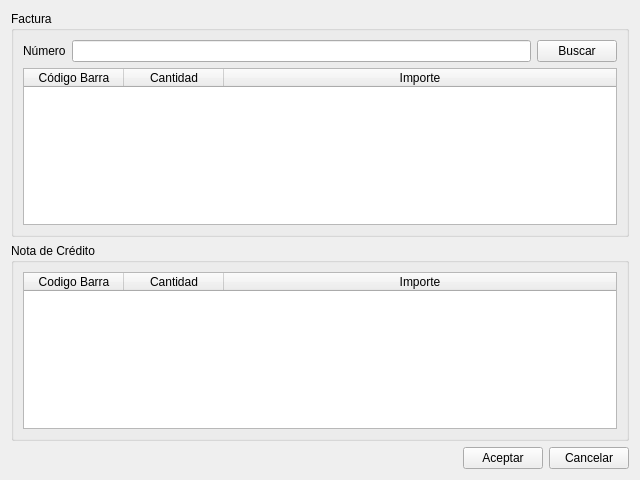
<?xml version="1.0" encoding="UTF-8"?>
<ui version="4.0">
 <class>vtnDevolucionDeCliente</class>
 <widget class="QWidget" name="vtnDevolucionDeCliente">
  <property name="geometry">
   <rect>
    <x>0</x>
    <y>0</y>
    <width>640</width>
    <height>480</height>
   </rect>
  </property>
  <property name="windowTitle">
   <string>Devolución de Cliente</string>
  </property>
  <layout class="QFormLayout" name="formLayout">
   <property name="fieldGrowthPolicy">
    <enum>QFormLayout::AllNonFixedFieldsGrow</enum>
   </property>
   <item row="0" column="0" colspan="2">
    <widget class="QGroupBox" name="gbFactura">
     <property name="title">
      <string>Factura</string>
     </property>
     <layout class="QFormLayout" name="formLayout_3">
      <item row="0" column="0" colspan="2">
       <layout class="QGridLayout" name="gridLayout_2">
        <item row="0" column="1">
         <widget class="QLineEdit" name="lineNumero">
          <property name="statusTip">
           <string>Ingrese número de factura</string>
          </property>
          <property name="accessibleDescription">
           <string>fnroremito</string>
          </property>
         </widget>
        </item>
        <item row="0" column="2">
         <widget class="QPushButton" name="btnBuscar">
          <property name="focusPolicy">
           <enum>Qt::TabFocus</enum>
          </property>
          <property name="text">
           <string>Buscar</string>
          </property>
         </widget>
        </item>
        <item row="1" column="0" colspan="3">
         <widget class="QTableWidget" name="tableFactura">
          <property name="editTriggers">
           <set>QAbstractItemView::NoEditTriggers</set>
          </property>
          <property name="selectionMode">
           <enum>QAbstractItemView::SingleSelection</enum>
          </property>
          <property name="selectionBehavior">
           <enum>QAbstractItemView::SelectRows</enum>
          </property>
          <attribute name="horizontalHeaderStretchLastSection">
           <bool>true</bool>
          </attribute>
          <column>
           <property name="text">
            <string>Código Barra</string>
           </property>
          </column>
          <column>
           <property name="text">
            <string>Cantidad</string>
           </property>
          </column>
          <column>
           <property name="text">
            <string>Importe</string>
           </property>
          </column>
         </widget>
        </item>
        <item row="0" column="0">
         <widget class="QLabel" name="label_2">
          <property name="text">
           <string>Número</string>
          </property>
         </widget>
        </item>
       </layout>
      </item>
     </layout>
    </widget>
   </item>
   <item row="2" column="0" colspan="2">
    <layout class="QHBoxLayout" name="horizontalLayout">
     <item>
      <spacer name="horizontalSpacer">
       <property name="orientation">
        <enum>Qt::Horizontal</enum>
       </property>
       <property name="sizeHint" stdset="0">
        <size>
         <width>40</width>
         <height>20</height>
        </size>
       </property>
      </spacer>
     </item>
     <item>
      <widget class="QPushButton" name="btnAceptar">
       <property name="text">
        <string>Aceptar</string>
       </property>
      </widget>
     </item>
     <item>
      <widget class="QPushButton" name="btnCancelar">
       <property name="text">
        <string>Cancelar</string>
       </property>
      </widget>
     </item>
    </layout>
   </item>
   <item row="1" column="0" colspan="2">
    <widget class="QGroupBox" name="gbNotaCredito">
     <property name="title">
      <string>Nota de Crédito</string>
     </property>
     <layout class="QFormLayout" name="formLayout_2">
      <property name="fieldGrowthPolicy">
       <enum>QFormLayout::AllNonFixedFieldsGrow</enum>
      </property>
      <item row="0" column="0" colspan="2">
       <widget class="QTableWidget" name="tableNC">
        <property name="editTriggers">
         <set>QAbstractItemView::NoEditTriggers</set>
        </property>
        <property name="selectionMode">
         <enum>QAbstractItemView::SingleSelection</enum>
        </property>
        <property name="selectionBehavior">
         <enum>QAbstractItemView::SelectRows</enum>
        </property>
        <attribute name="horizontalHeaderStretchLastSection">
         <bool>true</bool>
        </attribute>
        <column>
         <property name="text">
          <string>Codigo Barra</string>
         </property>
        </column>
        <column>
         <property name="text">
          <string>Cantidad</string>
         </property>
        </column>
        <column>
         <property name="text">
          <string>Importe</string>
         </property>
        </column>
       </widget>
      </item>
     </layout>
    </widget>
   </item>
  </layout>
 </widget>
 <resources/>
 <connections/>
</ui>
